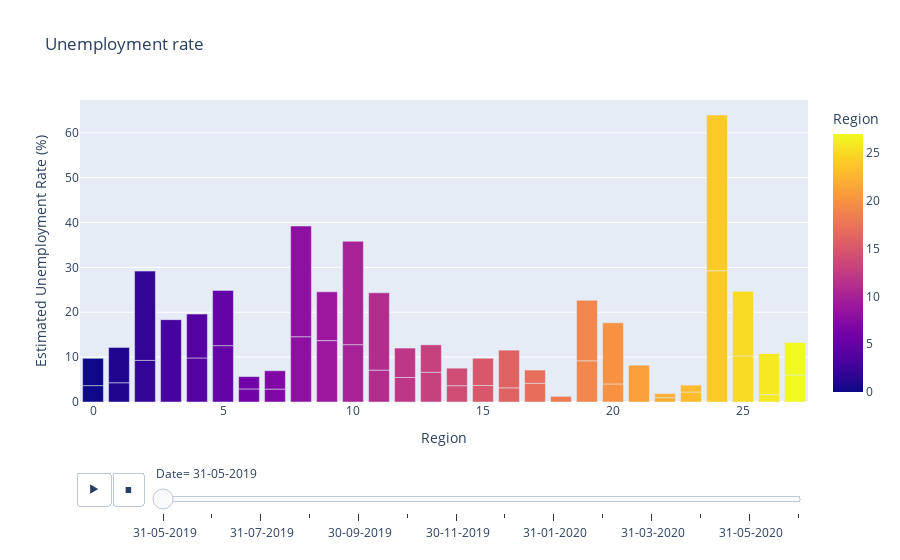

Here is the notebook cell this chart was saved with:
### Code cell
fg = px.bar(df,x='Region',y=' Estimated Unemployment Rate (%)',color='Region',title='Unemployment rate',animation_frame=' Date',template='plotly')
fg.update_layout(xaxis={'categoryorder':'total descending'})
fg.show()

### Figure 1 — Plotly figure (JSON) as saved in the notebook; plotly's stock layout.template omitted (floating-point values rounded to 4 significant figures)
{"data": [{"alignmentgroup": "True", "hovertemplate": " Date= 31-05-2019<br>Region=%{marker.color}<br> Estimated Unemployment Rate (%)=%{y}<extra></extra>", "legendgroup": "", "marker": {"color": [0, 1, 2, 4, 5, 6, 7, 8, 9, 10, 11, 12, 13, 14, 15, 16, 17, 18, 19, 20, 22, 23, 24, 25, 26, 27, 0, 1, 2, 3, 4, 5, 6, 7, 8, 9, 10, 11, 12, 13, 14, 15, 16, 17, 18, 19, 20, 21, 22, 23, 24, 25, 26, 27], "coloraxis": "coloraxis", "pattern": {"shape": ""}}, "name": "", "offsetgroup": "", "orientation": "v", "showlegend": false, "textposition": "auto", "type": "bar", "x": [0, 1, 2, 4, 5, 6, 7, 8, 9, 10, 11, 12, 13, 14, 15, 16, 17, 18, 19, 20, 22, 23, 24, 25, 26, 27, 0, 1, 2, 3, 4, 5, 6, 7, 8, 9, 10, 11, 12, 13, 14, 15, 16, 17, 18, 19, 20, 21, 22, 23, 24, 25, 26, 27], "xaxis": "x", "y": [3.65, 4.29, 9.27, 9.82, 12.56, 2.91, 2.88, 14.54, 13.68, 12.78, 7.11, 5.46, 6.63, 3.63, 3.67, 3.16, 4.17, 0, 9.17, 4.03, 0.97, 2.23, 29.25, 10.26, 1.63, 6.02, 6.09, 7.87, 19.9, 18.35, 9.77, 12.31, 2.75, 4.09, 24.67, 10.88, 23.04, 17.23, 6.56, 6.11, 3.91, 6.08, 8.4, 2.95, 1.25, 13.49, 13.62, 8.2, 0.89, 1.52, 34.69, 14.4, 9.17, 7.25], "yaxis": "y"}], "layout": {"barmode": "relative", "coloraxis": {"colorbar": {"title": {"text": "Region"}}, "colorscale": [[0, "#0d0887"], [0.1111, "#46039f"], [0.2222, "#7201a8"], [0.3333, "#9c179e"], [0.4444, "#bd3786"], [0.5556, "#d8576b"], [0.6667, "#ed7953"], [0.7778, "#fb9f3a"], [0.8889, "#fdca26"], [1, "#f0f921"]]}, "legend": {"tracegroupgap": 0}, "sliders": [{"active": 0, "currentvalue": {"prefix": " Date="}, "len": 0.9, "pad": {"b": 10, "t": 60}, "steps": [{"args": [[" 31-05-2019"], {"frame": {"duration": 0, "redraw": true}, "fromcurrent": true, "mode": "immediate", "transition": {"duration": 0, "easing": "linear"}}], "label": " 31-05-2019", "method": "animate"}, {"args": [[" 30-06-2019"], {"frame": {"duration": 0, "redraw": true}, "fromcurrent": true, "mode": "immediate", "transition": {"duration": 0, "easing": "linear"}}], "label": " 30-06-2019", "method": "animate"}, {"args": [[" 31-07-2019"], {"frame": {"duration": 0, "redraw": true}, "fromcurrent": true, "mode": "immediate", "transition": {"duration": 0, "easing": "linear"}}], "label": " 31-07-2019", "method": "animate"}, {"args": [[" 31-08-2019"], {"frame": {"duration": 0, "redraw": true}, "fromcurrent": true, "mode": "immediate", "transition": {"duration": 0, "easing": "linear"}}], "label": " 31-08-2019", "method": "animate"}, {"args": [[" 30-09-2019"], {"frame": {"duration": 0, "redraw": true}, "fromcurrent": true, "mode": "immediate", "transition": {"duration": 0, "easing": "linear"}}], "label": " 30-09-2019", "method": "animate"}, {"args": [[" 31-10-2019"], {"frame": {"duration": 0, "redraw": true}, "fromcurrent": true, "mode": "immediate", "transition": {"duration": 0, "easing": "linear"}}], "label": " 31-10-2019", "method": "animate"}, {"args": [[" 30-11-2019"], {"frame": {"duration": 0, "redraw": true}, "fromcurrent": true, "mode": "immediate", "transition": {"duration": 0, "easing": "linear"}}], "label": " 30-11-2019", "method": "animate"}, {"args": [[" 31-12-2019"], {"frame": {"duration": 0, "redraw": true}, "fromcurrent": true, "mode": "immediate", "transition": {"duration": 0, "easing": "linear"}}], "label": " 31-12-2019", "method": "animate"}, {"args": [[" 31-01-2020"], {"frame": {"duration": 0, "redraw": true}, "fromcurrent": true, "mode": "immediate", "transition": {"duration": 0, "easing": "linear"}}], "label": " 31-01-2020", "method": "animate"}, {"args": [[" 29-02-2020"], {"frame": {"duration": 0, "redraw": true}, "fromcurrent": true, "mode": "immediate", "transition": {"duration": 0, "easing": "linear"}}], "label": " 29-02-2020", "method": "animate"}, {"args": [[" 31-03-2020"], {"frame": {"duration": 0, "redraw": true}, "fromcurrent": true, "mode": "immediate", "transition": {"duration": 0, "easing": "linear"}}], "label": " 31-03-2020", "method": "animate"}, {"args": [[" 30-04-2020"], {"frame": {"duration": 0, "redraw": true}, "fromcurrent": true, "mode": "immediate", "transition": {"duration": 0, "easing": "linear"}}], "label": " 30-04-2020", "method": "animate"}, {"args": [[" 31-05-2020"], {"frame": {"duration": 0, "redraw": true}, "fromcurrent": true, "mode": "immediate", "transition": {"duration": 0, "easing": "linear"}}], "label": " 31-05-2020", "method": "animate"}, {"args": [[" 30-06-2020"], {"frame": {"duration": 0, "redraw": true}, "fromcurrent": true, "mode": "immediate", "transition": {"duration": 0, "easing": "linear"}}], "label": " 30-06-2020", "method": "animate"}], "x": 0.1, "xanchor": "left", "y": 0, "yanchor": "top"}], "title": {"text": "Unemployment rate"}, "updatemenus": [{"buttons": [{"args": [null, {"frame": {"duration": 500, "redraw": true}, "fromcurrent": true, "mode": "immediate", "transition": {"duration": 500, "easing": "linear"}}], "label": "&#9654;", "method": "animate"}, {"args": [[null], {"frame": {"duration": 0, "redraw": true}, "fromcurrent": true, "mode": "immediate", "transition": {"duration": 0, "easing": "linear"}}], "label": "&#9724;", "method": "animate"}], "direction": "left", "pad": {"r": 10, "t": 70}, "showactive": false, "type": "buttons", "x": 0.1, "xanchor": "right", "y": 0, "yanchor": "top"}], "xaxis": {"anchor": "y", "categoryorder": "total descending", "domain": [0, 1], "title": {"text": "Region"}}, "yaxis": {"anchor": "x", "domain": [0, 1], "title": {"text": " Estimated Unemployment Rate (%)"}}}}
